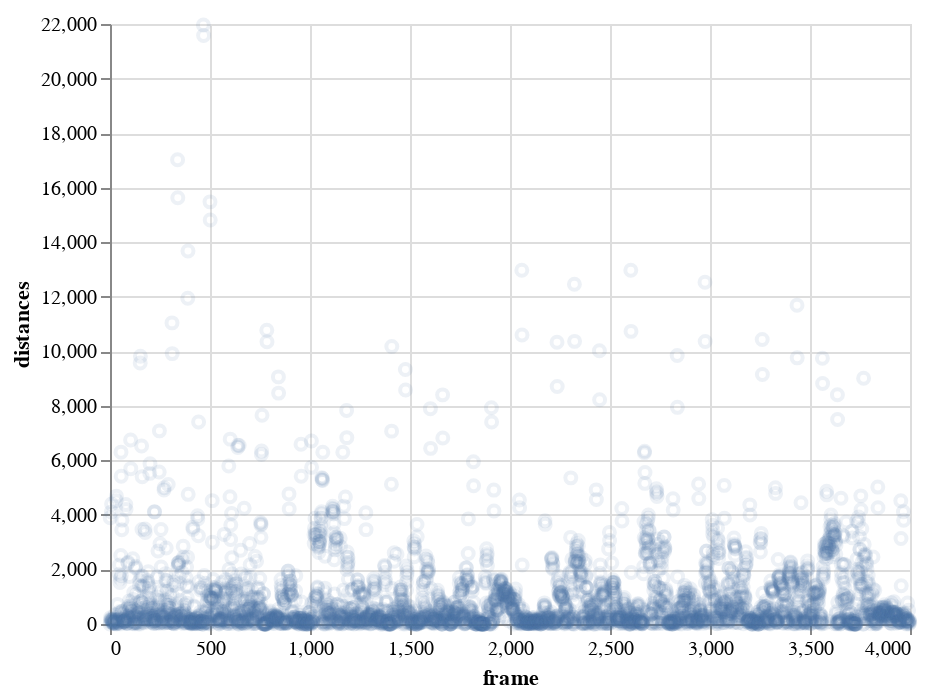

The notebook cell saved with this chart:
### Code cell
alt.Chart(difH[:4000]).mark_point(opacity=0.1).encode(
    x='frame',
    y='distances',
).properties(selection=brush)

### Figure 1 — Vega-Lite specification as saved in the notebook (floating-point values rounded to 4 significant figures; data arrays with more than 128 entries replaced by an {"elided": "..."} marker saying what was removed)
{"$schema": "https://vega.github.io/schema/vega-lite/v2.json", "config": {"view": {"height": 300, "width": 400}}, "data": {"values": {"elided": "4000 records"}}, "encoding": {"x": {"field": "frame", "type": "quantitative"}, "y": {"field": "distances", "type": "quantitative"}}, "mark": {"opacity": 0.1, "type": "point"}, "selection": {"selector008": {"encodings": ["x", "y"], "mark": {"fill": "#333", "fillOpacity": 0.125, "stroke": "white"}, "on": "[mousedown, window:mouseup] > window:mousemove!", "resolve": "global", "translate": "[mousedown, window:mouseup] > window:mousemove!", "type": "interval", "zoom": "wheel!"}}}
